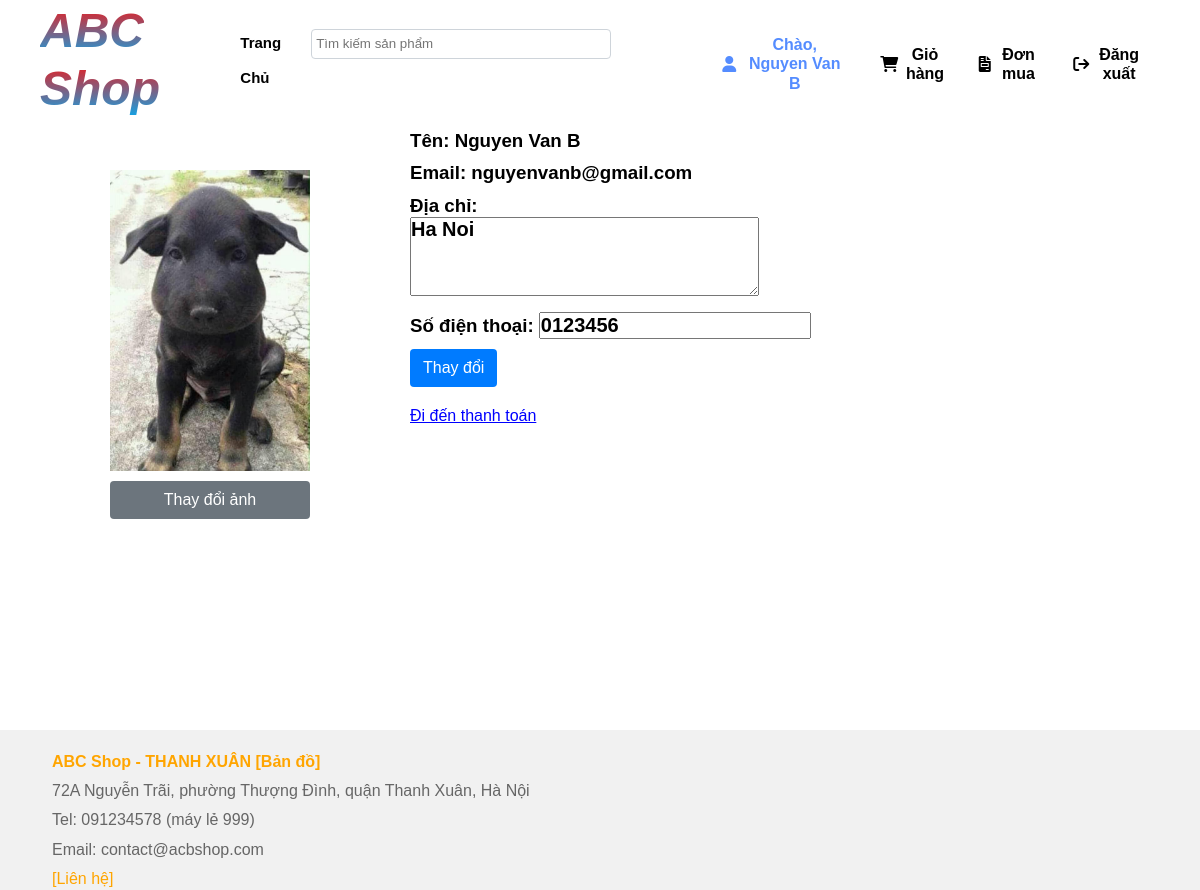
The page /profile.php (signed in) on the database as committed earlier.
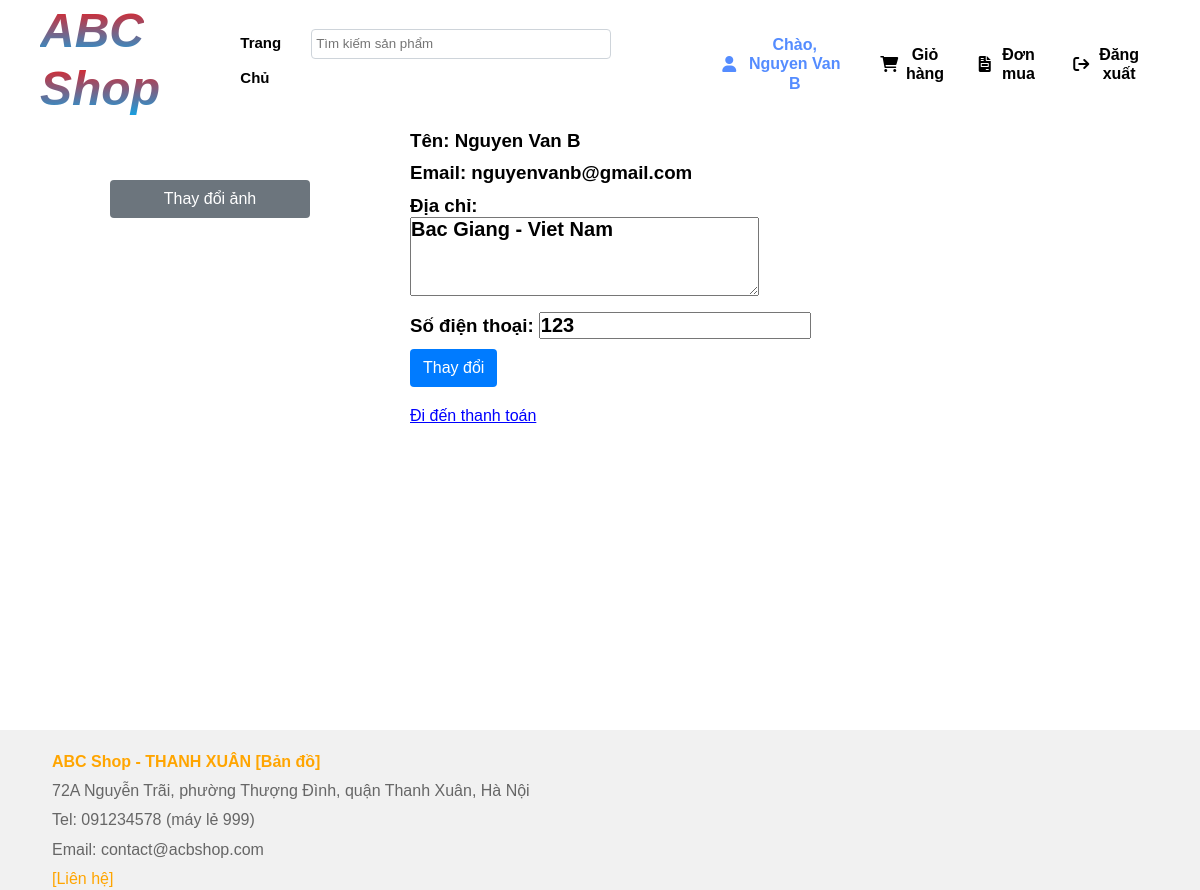
The same page on the database as committed later.
### tables this page shows
CREATE TABLE `customers` (
  `id` int(11) NOT NULL,
  `name` varchar(255) NOT NULL,
  `email` char(50) NOT NULL,
  `password` varchar(255) NOT NULL,
  `photo` varchar(255) NOT NULL,
  `address` varchar(255) NOT NULL,
  `phone` char(50) NOT NULL,
  `token` char(255) NOT NULL
);

### profile.php (the view, shortened to what this page needs)
<?php
require './admin/connect.php';
$id = $_SESSION['id_customer'];
$sql = "select * from customers where id = '$id'";
$result = mysqli_query($connect, $sql);
$each = mysqli_fetch_array($result);
?>
<!DOCTYPE html>
<html lang="en">
<head>
	<link rel="stylesheet" href="https://cdnjs.cloudflare.com/ajax/libs/font-awesome/6.0.0/css/all.min.css" />
	<link rel="stylesheet" href="./css/style.css" />
	<link rel="stylesheet" href="./css/profile.css">
    <link rel="stylesheet" href="./css/base.css" />
</head>
<body>
	<?php include './header.php' ?>
	<div class="container">
		<form class="profile" action="process_profile.php" method="POST" enctype="multipart/form-data">
			<div class="avatar">
				<img class="default-image-user" src="./image/<?php echo $each['photo'] ?>" alt="">
				<label for="photo" class="btn btn-secondary mt-10">Thay đổi ảnh</label>
			</div>
			<div class="info">
				<h3 class="mt-10">Tên: <?php echo $each['name'] ?></h3>
				<h3 class="mt-10">Email:
					<?php echo $each['email'] ?>
				</h3>
				<h3 class="mt-10">
					Địa chỉ:
					<br>
					<textarea class="address" style="width: 349px;height: 79px;" name="address"  cols="30" rows="10"><?php echo $each['address'] ?></textarea>
				</h3>
				<h3 class="mt-10">Số điện thoại: <input class="phone" name="phone" type="text" value="<?php echo $each['phone'] ?>"></h3>
				<button class="mt-10 btn btn-primary btn-submit">Thay đổi</button>
				<br>
				<br>
				<a style="color: blue; text-decoration: underline;" href="cart.php">Đi đến thanh toán</a>
			</div>
		</form>
	</div>
	<?php include './footer.php' ?>
</body>
</html>

Rows that differ between the two databases and show on the page:
changed customers "Nguyen Van B": address "Ha Noi" → "Bac Giang - Viet Nam"; phone "0123456" → "123"; photo: picture removed
